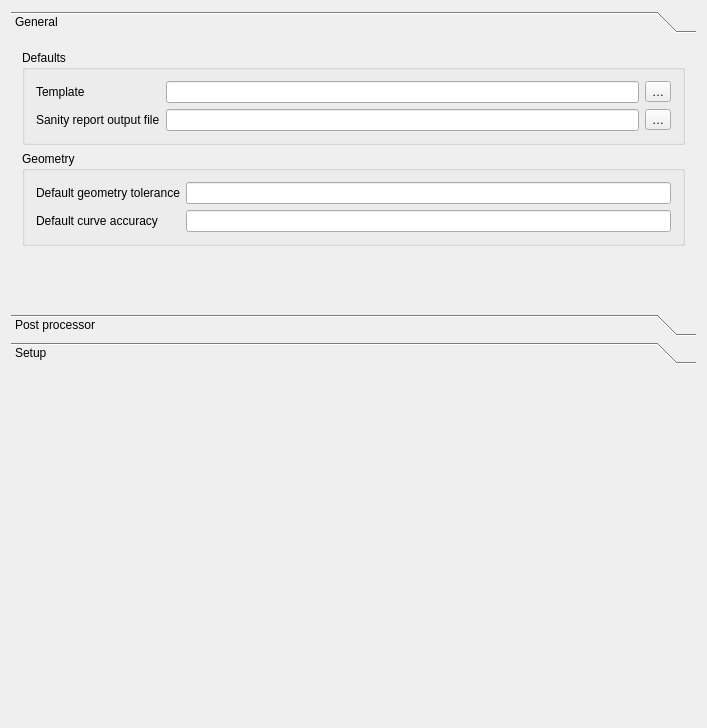
<?xml version="1.0" encoding="UTF-8"?>
<ui version="4.0">
 <class>Gui::Dialog::DlgSettingsPath</class>
 <widget class="QWidget" name="Gui::Dialog::DlgSettingsPath">
  <property name="geometry">
   <rect>
    <x>0</x>
    <y>0</y>
    <width>707</width>
    <height>728</height>
   </rect>
  </property>
  <property name="windowTitle">
   <string>Job Preferences</string>
  </property>
  <layout class="QVBoxLayout">
   <item>
    <widget class="QToolBox" name="toolBox">
     <property name="currentIndex">
      <number>0</number>
     </property>
     <widget class="QWidget" name="page">
      <property name="geometry">
       <rect>
        <x>0</x>
        <y>0</y>
        <width>695</width>
        <height>308</height>
       </rect>
      </property>
      <attribute name="label">
       <string>General</string>
      </attribute>
      <layout class="QVBoxLayout" name="verticalLayout_2">
       <item>
        <widget class="QGroupBox" name="groupBox_4">
         <property name="title">
          <string>Defaults</string>
         </property>
         <layout class="QGridLayout" name="gridLayout_2">
          <item row="0" column="1">
           <widget class="QLineEdit" name="leDefaultJobTemplate">
            <property name="toolTip">
             <string>The default template to be selected when creating a new job.

This can be helpful when almost all jobs will be processed by the same machine with a similar setup.

If left empty no template will be preselected.</string>
            </property>
           </widget>
          </item>
          <item row="0" column="0">
           <widget class="QLabel" name="label_8">
            <property name="text">
             <string>Template</string>
            </property>
           </widget>
          </item>
          <item row="0" column="3">
           <widget class="QToolButton" name="tbDefaultJobTemplate">
            <property name="text">
             <string notr="true">…</string>
            </property>
           </widget>
          </item>
          <item row="1" column="0">
           <widget class="QLabel" name="labelSanityReportOutputFile">
            <property name="text">
             <string>Sanity report output file</string>
            </property>
           </widget>
          </item>
          <item row="1" column="1">
           <widget class="QLineEdit" name="leSanityReportOutputFile"/>
          </item>
          <item row="1" column="3">
           <widget class="QToolButton" name="tbSanityReportOutputFile">
            <property name="text">
             <string notr="true">…</string>
            </property>
           </widget>
          </item>
         </layout>
        </widget>
       </item>
       <item>
        <widget class="QGroupBox" name="groupBox_3">
         <property name="title">
          <string>Geometry</string>
         </property>
         <layout class="QGridLayout" name="gridLayout">
          <item row="0" column="0">
           <layout class="QGridLayout" name="gridLayout_4">
            <item row="0" column="0">
             <widget class="QLabel" name="label_6">
              <property name="text">
               <string>Default geometry tolerance</string>
              </property>
             </widget>
            </item>
            <item row="0" column="1">
             <widget class="Gui::InputField" name="geometryTolerance">
              <property name="toolTip">
               <string>Default value for new jobs, used for computing Paths. Smaller increases accuracy, but slows down computation</string>
              </property>
             </widget>
            </item>
            <item row="1" column="0">
             <widget class="QLabel" name="label_12">
              <property name="text">
               <string>Default curve accuracy</string>
              </property>
             </widget>
            </item>
            <item row="1" column="1">
             <widget class="Gui::InputField" name="curveAccuracy"/>
            </item>
           </layout>
          </item>
         </layout>
        </widget>
       </item>
       <item>
        <spacer name="verticalSpacer">
         <property name="orientation">
          <enum>Qt::Vertical</enum>
         </property>
         <property name="sizeHint" stdset="0">
          <size>
           <width>20</width>
           <height>40</height>
          </size>
         </property>
        </spacer>
       </item>
      </layout>
     </widget>
     <widget class="QWidget" name="page_2">
      <property name="geometry">
       <rect>
        <x>0</x>
        <y>0</y>
        <width>695</width>
        <height>480</height>
       </rect>
      </property>
      <attribute name="label">
       <string>Post processor</string>
      </attribute>
      <layout class="QVBoxLayout" name="verticalLayout">
       <item>
        <widget class="QGroupBox" name="groupBox_2">
         <property name="sizePolicy">
          <sizepolicy hsizetype="Preferred" vsizetype="Minimum">
           <horstretch>0</horstretch>
           <verstretch>0</verstretch>
          </sizepolicy>
         </property>
         <property name="title">
          <string>Output File</string>
         </property>
         <layout class="QFormLayout" name="formLayout_2">
          <property name="fieldGrowthPolicy">
           <enum>QFormLayout::AllNonFixedFieldsGrow</enum>
          </property>
          <item row="1" column="0">
           <layout class="QHBoxLayout" name="horizontalLayout_3">
            <item>
             <widget class="QLabel" name="label_4">
              <property name="text">
               <string>Default path</string>
              </property>
             </widget>
            </item>
           </layout>
          </item>
          <item row="1" column="1">
           <layout class="QHBoxLayout" name="horizontalLayout_2">
            <item>
             <widget class="QLineEdit" name="leOutputFile">
              <property name="toolTip">
               <string>Enter a path and optionally file name (see below) to be used as the default for the post processor export.
The following substitutions are performed before the name is resolved at the time of the post processing:
Substitution allows the following:
%D ... directory of the active document
%d ... name of the active document (with extension)
%M ... user macro directory
%j ... name of the active Job object

The Following can be used if output is being split. If Output is not split
these will be ignored.
%T ... Tool Number
%t ... Tool Controller label

%W ... Work Coordinate System
%O ... Operation Label

When splitting output, a sequence number will always be added.

if %S is included, you can specify where the number occurs.  Without it, the number will be added to the end of the string.

%S ... Sequence Number

The following example stores all files with the same name as the document in the directory /home/freecad (please remove quotes):
&amp;quot;/home/cnc/%d.g-code&amp;quot;
See the file save policy below on how to deal with name conflicts.</string>
              </property>
             </widget>
            </item>
            <item>
             <widget class="QToolButton" name="tbOutputFile">
              <property name="text">
               <string notr="true">…</string>
              </property>
             </widget>
            </item>
           </layout>
          </item>
          <item row="2" column="0">
           <layout class="QHBoxLayout" name="horizontalLayout_4">
            <item>
             <widget class="QLabel" name="label_5">
              <property name="text">
               <string>File save policy</string>
              </property>
             </widget>
            </item>
           </layout>
          </item>
          <item row="2" column="1">
           <layout class="QHBoxLayout" name="horizontalLayout_5">
            <item>
             <widget class="QComboBox" name="cboOutputPolicy">
              <property name="sizePolicy">
               <sizepolicy hsizetype="Preferred" vsizetype="Fixed">
                <horstretch>0</horstretch>
                <verstretch>0</verstretch>
               </sizepolicy>
              </property>
              <property name="toolTip">
               <string>Choose how to deal with potential file name conflicts. Always open a dialog, only open a dialog if the output file already exists, overwrite any existing file or add a unique (3 digit) sequential ID to the file name.</string>
              </property>
              <item>
               <property name="text">
                <string>Open file dialog</string>
               </property>
              </item>
              <item>
               <property name="text">
                <string>Open file dialog on conflict</string>
               </property>
              </item>
              <item>
               <property name="text">
                <string>Overwrite existing file</string>
               </property>
              </item>
              <item>
               <property name="text">
                <string>Append Unique ID on conflict</string>
               </property>
              </item>
             </widget>
            </item>
           </layout>
          </item>
         </layout>
        </widget>
       </item>
       <item>
        <widget class="QGroupBox" name="groupBox">
         <property name="title">
          <string>Post Processor</string>
         </property>
         <layout class="QFormLayout" name="formLayout">
          <property name="fieldGrowthPolicy">
           <enum>QFormLayout::AllNonFixedFieldsGrow</enum>
          </property>
          <item row="0" column="0">
           <widget class="QLabel" name="label_3">
            <property name="text">
             <string>Post processors selection</string>
            </property>
           </widget>
          </item>
          <item row="0" column="1">
           <widget class="QListWidget" name="postProcessorList">
            <property name="mouseTracking">
             <bool>true</bool>
            </property>
            <property name="toolTip">
             <string>It doesn't seem there are any post processor scripts installed. Please add some into your macro directory and make sure the file name ends with &amp;quot;_post.py&amp;quot;.</string>
            </property>
           </widget>
          </item>
          <item row="1" column="0">
           <widget class="QLabel" name="label">
            <property name="text">
             <string>Default post processor</string>
            </property>
           </widget>
          </item>
          <item row="1" column="1">
           <widget class="QComboBox" name="defaultPostProcessor">
            <property name="toolTip">
             <string>Select one of the post processors as the default</string>
            </property>
            <property name="prefEntry" stdset="0">
             <string notr="true">DefaultPostProcessor</string>
            </property>
            <property name="prefPath" stdset="0">
             <string notr="true">Mod/CAM</string>
            </property>
           </widget>
          </item>
          <item row="3" column="0">
           <widget class="QLabel" name="label_2">
            <property name="text">
             <string>Default arguments</string>
            </property>
           </widget>
          </item>
          <item row="3" column="1">
           <widget class="QLineEdit" name="defaultPostProcessorArgs">
            <property name="toolTip">
             <string>Optional arguments passed to the default post processor specified above. See the post processor's documentation for supported arguments.</string>
            </property>
            <property name="prefEntry" stdset="0">
             <cstring>DefaultPostProcessorArgs</cstring>
            </property>
            <property name="prefPath" stdset="0">
             <cstring>Mod/CAM</cstring>
            </property>
           </widget>
          </item>
         </layout>
        </widget>
       </item>
       <item>
        <spacer name="verticalSpacer_2">
         <property name="orientation">
          <enum>Qt::Vertical</enum>
         </property>
         <property name="sizeHint" stdset="0">
          <size>
           <width>20</width>
           <height>40</height>
          </size>
         </property>
        </spacer>
       </item>
      </layout>
     </widget>
     <widget class="QWidget" name="page_3">
      <property name="geometry">
       <rect>
        <x>0</x>
        <y>0</y>
        <width>674</width>
        <height>619</height>
       </rect>
      </property>
      <attribute name="label">
       <string>Setup</string>
      </attribute>
      <layout class="QVBoxLayout" name="verticalLayout_3">
       <item>
        <widget class="QGroupBox" name="stockGroup">
         <property name="title">
          <string>Stock</string>
         </property>
         <property name="checkable">
          <bool>true</bool>
         </property>
         <property name="checked">
          <bool>false</bool>
         </property>
         <layout class="QVBoxLayout" name="verticalLayout_5">
          <property name="spacing">
           <number>0</number>
          </property>
          <item>
           <widget class="QComboBox" name="stock">
            <property name="currentIndex">
             <number>2</number>
            </property>
            <item>
             <property name="text">
              <string>Create box</string>
             </property>
            </item>
            <item>
             <property name="text">
              <string>Create cylinder</string>
             </property>
            </item>
            <item>
             <property name="text">
              <string>Extend model's bounding box</string>
             </property>
            </item>
           </widget>
          </item>
          <item>
           <spacer name="horizontalSpacer">
            <property name="orientation">
             <enum>Qt::Horizontal</enum>
            </property>
            <property name="sizeHint" stdset="0">
             <size>
              <width>40</width>
              <height>6</height>
             </size>
            </property>
           </spacer>
          </item>
          <item>
           <widget class="QFrame" name="stockFromBase">
            <layout class="QGridLayout" name="gridLayout_9">
             <item row="0" column="1">
              <widget class="QLabel" name="stockExtXLabel">
               <property name="text">
                <string>Ext. X</string>
               </property>
              </widget>
             </item>
             <item row="0" column="2">
              <widget class="Gui::InputField" name="stockExtXneg"/>
             </item>
             <item row="0" column="3">
              <widget class="Gui::InputField" name="stockExtXpos">
               <property name="sizePolicy">
                <sizepolicy hsizetype="Expanding" vsizetype="Fixed">
                 <horstretch>0</horstretch>
                 <verstretch>0</verstretch>
                </sizepolicy>
               </property>
              </widget>
             </item>
             <item row="1" column="1">
              <widget class="QLabel" name="stockExtYLabel">
               <property name="text">
                <string>Ext. Y</string>
               </property>
              </widget>
             </item>
             <item row="1" column="2">
              <widget class="Gui::InputField" name="stockExtYneg"/>
             </item>
             <item row="1" column="3">
              <widget class="Gui::InputField" name="stockExtYpos"/>
             </item>
             <item row="2" column="1">
              <widget class="QLabel" name="stockExtZLabel">
               <property name="text">
                <string>Ext. Z</string>
               </property>
              </widget>
             </item>
             <item row="2" column="2">
              <widget class="Gui::InputField" name="stockExtZneg"/>
             </item>
             <item row="2" column="3">
              <widget class="Gui::InputField" name="stockExtZpos"/>
             </item>
            </layout>
           </widget>
          </item>
          <item>
           <widget class="QFrame" name="stockCreateCylinder">
            <layout class="QGridLayout" name="gridLayout_10">
             <item row="0" column="1">
              <widget class="QLabel" name="stockCylinderRadiusLabel">
               <property name="text">
                <string>Radius</string>
               </property>
              </widget>
             </item>
             <item row="0" column="2">
              <widget class="Gui::InputField" name="stockCylinderRadius"/>
             </item>
             <item row="1" column="1">
              <widget class="QLabel" name="stockCylinderHeightLabel">
               <property name="text">
                <string>Height</string>
               </property>
              </widget>
             </item>
             <item row="1" column="2">
              <widget class="Gui::InputField" name="stockCylinderHeight"/>
             </item>
            </layout>
           </widget>
          </item>
          <item>
           <widget class="QFrame" name="stockCreateBox">
            <layout class="QGridLayout" name="gridLayout_11">
             <item row="0" column="1">
              <widget class="QLabel" name="stockBoxLengthLabel">
               <property name="text">
                <string>Length</string>
               </property>
              </widget>
             </item>
             <item row="0" column="2">
              <widget class="Gui::InputField" name="stockBoxLength"/>
             </item>
             <item row="1" column="1">
              <widget class="QLabel" name="stockBoxWidthLabel">
               <property name="text">
                <string>Width</string>
               </property>
              </widget>
             </item>
             <item row="1" column="2">
              <widget class="Gui::InputField" name="stockBoxWidth"/>
             </item>
             <item row="2" column="1">
              <widget class="QLabel" name="stockBoxHeightLabel">
               <property name="text">
                <string>Height</string>
               </property>
              </widget>
             </item>
             <item row="2" column="2">
              <widget class="Gui::InputField" name="stockBoxHeight"/>
             </item>
            </layout>
           </widget>
          </item>
          <item>
           <spacer name="horizontalSpacer_2">
            <property name="orientation">
             <enum>Qt::Horizontal</enum>
            </property>
            <property name="sizeHint" stdset="0">
             <size>
              <width>40</width>
              <height>20</height>
             </size>
            </property>
           </spacer>
          </item>
          <item>
           <widget class="QGroupBox" name="stockPlacementGroup">
            <property name="title">
             <string>Placement</string>
            </property>
            <property name="checkable">
             <bool>true</bool>
            </property>
            <property name="checked">
             <bool>false</bool>
            </property>
            <layout class="QGridLayout" name="gridLayout_3">
             <item row="0" column="0">
              <widget class="QLabel" name="label_9">
               <property name="text">
                <string>Angle</string>
               </property>
              </widget>
             </item>
             <item row="0" column="2">
              <widget class="Gui::InputField" name="stockAngle"/>
             </item>
             <item row="3" column="0">
              <widget class="QLabel" name="label_11">
               <property name="text">
                <string>Axis</string>
               </property>
              </widget>
             </item>
             <item row="3" column="2">
              <widget class="QDoubleSpinBox" name="stockAxisX">
               <property name="buttonSymbols">
                <enum>QAbstractSpinBox::NoButtons</enum>
               </property>
              </widget>
             </item>
             <item row="3" column="3">
              <widget class="QDoubleSpinBox" name="stockAxisY">
               <property name="buttonSymbols">
                <enum>QAbstractSpinBox::NoButtons</enum>
               </property>
              </widget>
             </item>
             <item row="3" column="4">
              <widget class="QDoubleSpinBox" name="stockAxisZ">
               <property name="buttonSymbols">
                <enum>QAbstractSpinBox::NoButtons</enum>
               </property>
              </widget>
             </item>
             <item row="4" column="0">
              <widget class="QLabel" name="label_10">
               <property name="text">
                <string>Position</string>
               </property>
              </widget>
             </item>
             <item row="4" column="2">
              <widget class="Gui::InputField" name="stockPositionX"/>
             </item>
             <item row="4" column="3">
              <widget class="Gui::InputField" name="stockPositionY"/>
             </item>
             <item row="4" column="4">
              <widget class="Gui::InputField" name="stockPositionZ"/>
             </item>
            </layout>
           </widget>
          </item>
         </layout>
        </widget>
       </item>
       <item>
        <spacer name="verticalSpacer_3">
         <property name="orientation">
          <enum>Qt::Vertical</enum>
         </property>
         <property name="sizeHint" stdset="0">
          <size>
           <width>20</width>
           <height>13</height>
          </size>
         </property>
        </spacer>
       </item>
      </layout>
     </widget>
    </widget>
   </item>
   <item>
    <spacer name="verticalSpacer_5">
     <property name="orientation">
      <enum>Qt::Vertical</enum>
     </property>
     <property name="sizeHint" stdset="0">
      <size>
       <width>20</width>
       <height>40</height>
      </size>
     </property>
    </spacer>
   </item>
  </layout>
 </widget>
 <layoutdefault spacing="6" margin="11"/>
 <customwidgets>
  <customwidget>
   <class>Gui::InputField</class>
   <extends>QLineEdit</extends>
   <header>Gui/InputField.h</header>
  </customwidget>
 </customwidgets>
 <tabstops>
  <tabstop>leDefaultJobTemplate</tabstop>
  <tabstop>tbDefaultJobTemplate</tabstop>
  <tabstop>geometryTolerance</tabstop>
  <tabstop>leOutputFile</tabstop>
  <tabstop>tbOutputFile</tabstop>
  <tabstop>cboOutputPolicy</tabstop>
  <tabstop>postProcessorList</tabstop>
  <tabstop>defaultPostProcessor</tabstop>
  <tabstop>defaultPostProcessorArgs</tabstop>
  <tabstop>stockGroup</tabstop>
  <tabstop>stock</tabstop>
  <tabstop>stockExtXneg</tabstop>
  <tabstop>stockExtXpos</tabstop>
  <tabstop>stockExtYneg</tabstop>
  <tabstop>stockExtYpos</tabstop>
  <tabstop>stockExtZneg</tabstop>
  <tabstop>stockExtZpos</tabstop>
  <tabstop>stockCylinderRadius</tabstop>
  <tabstop>stockCylinderHeight</tabstop>
  <tabstop>stockBoxLength</tabstop>
  <tabstop>stockBoxWidth</tabstop>
  <tabstop>stockBoxHeight</tabstop>
  <tabstop>stockPlacementGroup</tabstop>
  <tabstop>stockAngle</tabstop>
  <tabstop>stockAxisX</tabstop>
  <tabstop>stockAxisY</tabstop>
  <tabstop>stockAxisZ</tabstop>
  <tabstop>stockPositionX</tabstop>
  <tabstop>stockPositionY</tabstop>
  <tabstop>stockPositionZ</tabstop>
 </tabstops>
 <resources/>
 <connections/>
</ui>
